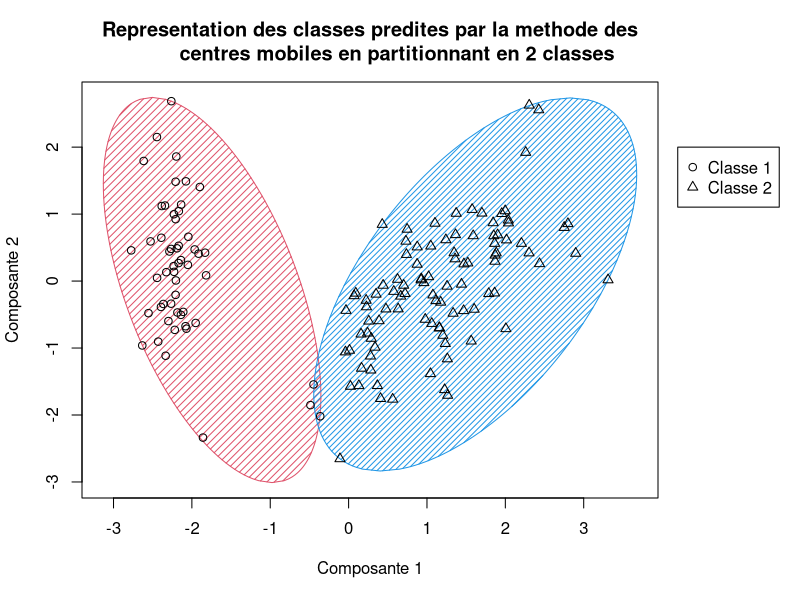
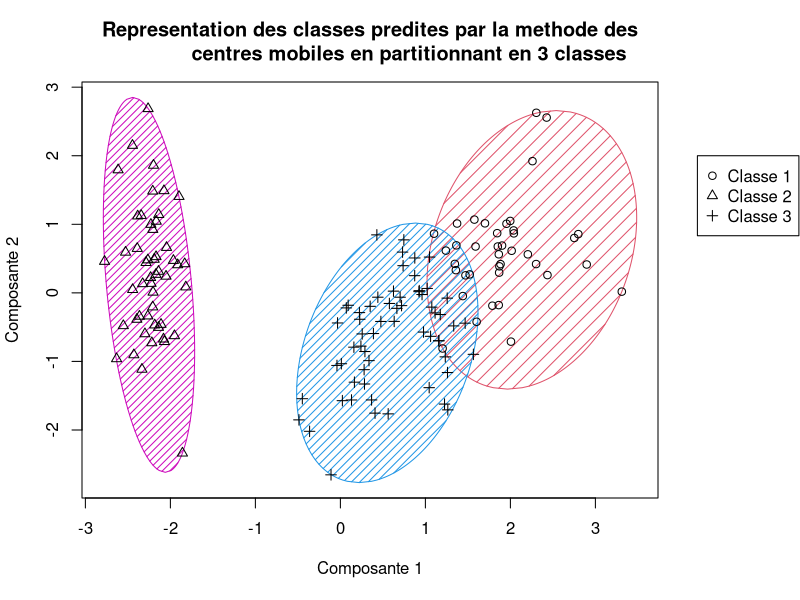
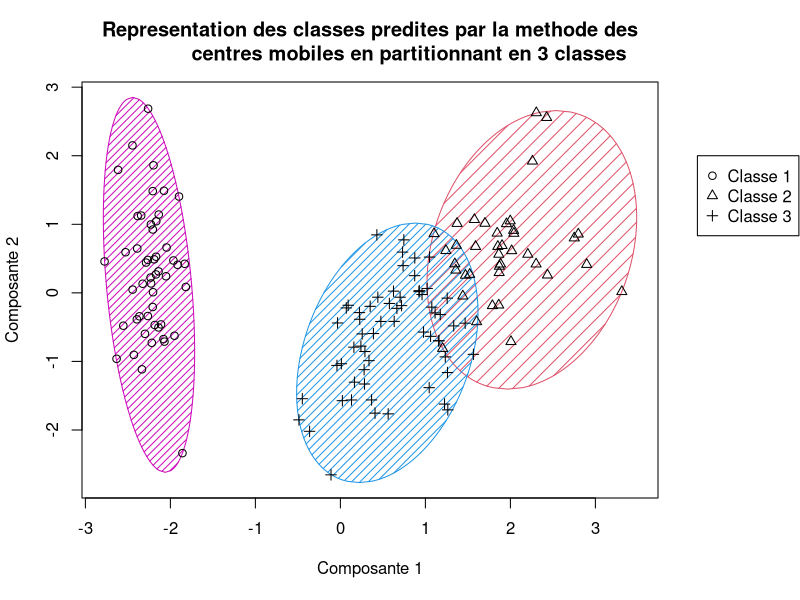
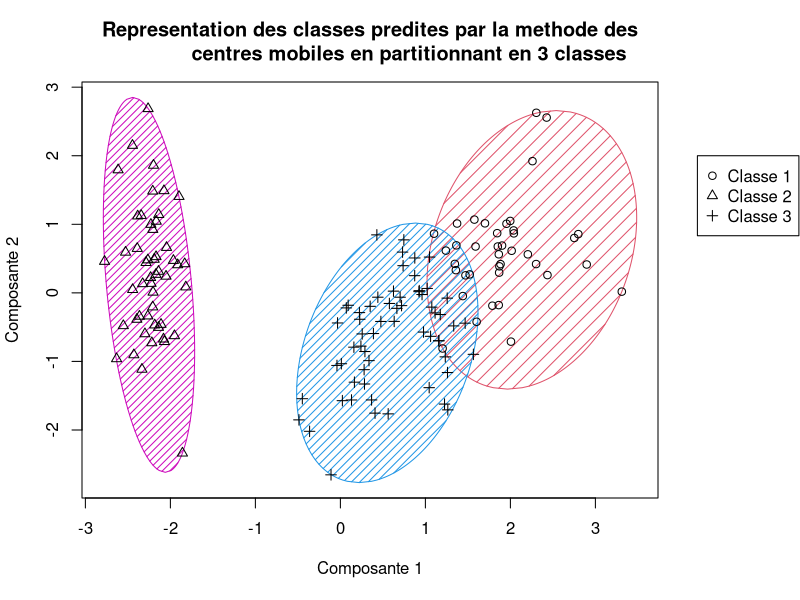
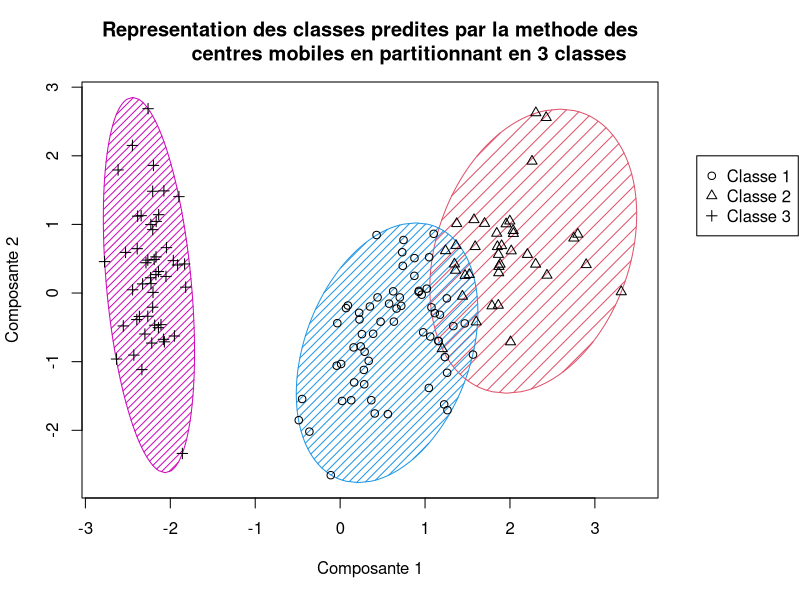
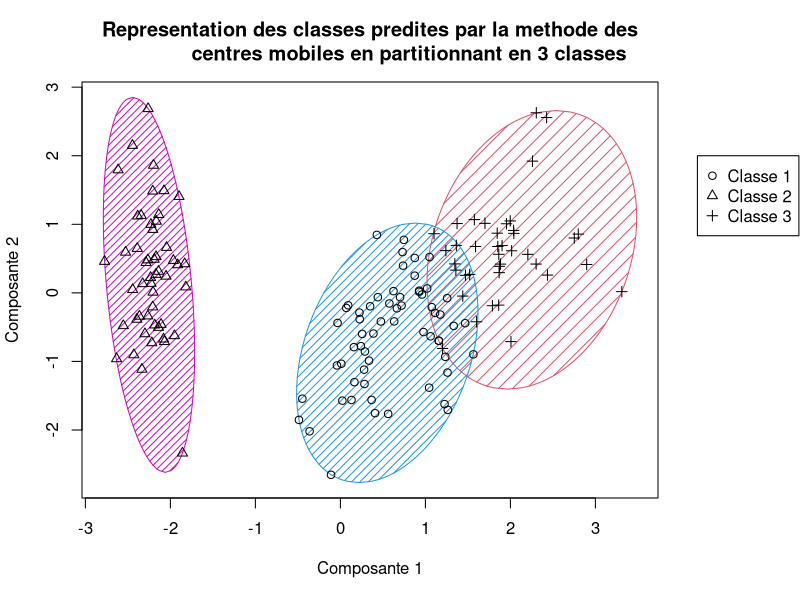
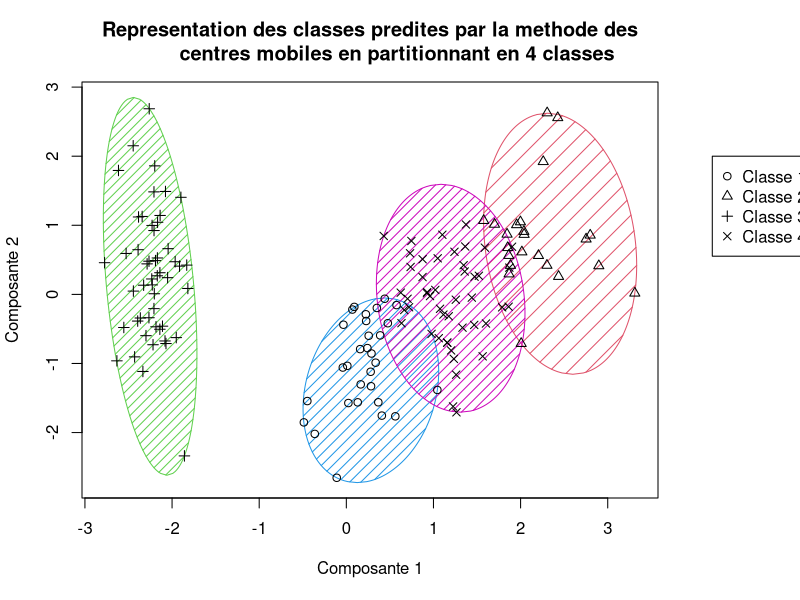
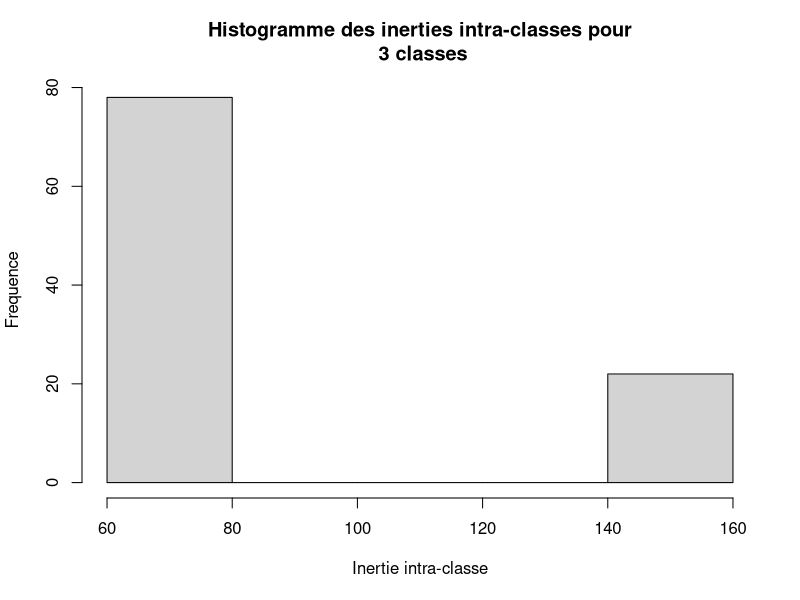

Recreate these plots in R, in order.
library(MASS)
library(cluster)

data(iris)
donnees <- NULL
donnees$num <- iris[,c(1:4)]
donnees$cls <- iris[,5]

kmeans2 <- kmeans(donnees$num, 2, algorithm = "MacQueen")
png("kmeansIris2.png", width = 500, height = 400)
par(xpd = T, mar = par()$mar + c(0, 0, 0, 5))
clusplot(donnees$num, kmeans2$cluster, 
         color = T, 
         shade = T, 
         labels = 0, 
         lines = 0,
         col.p = "black",
         main = "Representation des classes predites par la methode des
         centres mobiles en partitionnant en 2 classes",
         xlab = "Composante 1",
         ylab = "Composante 2",
         sub = "")
legend(4.2, 2,
       c("Classe 1", "Classe 2"),
       pch = c(1,2))
par(mar = c(5, 4, 4, 2) + 0.1)
dev.off()
cat("kmeansIris2.png sauvegardee\n")

for(i in 1:5) {
    kmeans3 <- kmeans(donnees$num, 3, algorithm = "MacQueen")
    filename <- paste("kmeansIris3", i, ".png", sep = "")
    png(filename, width = 500, height = 400)
    par(xpd = T, mar = par()$mar + c(0, 0, 0, 5))
    clusplot(donnees$num, kmeans3$cluster,
             color = T, 
             shade = T, 
             labels = 0, 
             lines = 0,
             col.p = "black",
             main = "Representation des classes predites par la methode des
             centres mobiles en partitionnant en 3 classes",
             xlab = "Composante 1",
             ylab = "Composante 2",
             sub = "")
    legend(4.2, 2,
           c("Classe 1", "Classe 2", "Classe 3"),
           pch = c(1:3))
    par(mar = c(5, 4, 4, 2) + 0.1)
    dev.off()
    cat(filename, "sauvegardee\n")

    if(i == 1) {
        cat("Tableau de contingence des classes predites par la methode
            des centres mobiles par rapport aux classes reelles\n")
        print(table(donnees$cls, kmeans3$cluster))
        cat("\n")
    }
}

kmeans4 <- kmeans(donnees$num, 4, algorithm = "MacQueen")
png("kmeansIris4.png", width = 500, height = 400)
par(xpd = T, mar = par()$mar + c(0, 0, 0, 5))
clusplot(donnees$num, kmeans4$cluster, 
         color = T, 
         shade = T, 
         labels = 0, 
         lines = 0,
         col.p = "black",
         main = "Representation des classes predites par la methode des
         centres mobiles en partitionnant en 4 classes",
         xlab = "Composante 1",
         ylab = "Composante 2",
         sub = "")
legend(4.2, 2,
       c("Classe 1", "Classe 2", "Classe 3", "Classe 4"),
       pch = c(1:4))
par(mar = c(5, 4, 4, 2) + 0.1)
dev.off()
cat("kmeansIris4.png sauvegardee\n")

inertiesMinimales <- c()
for(j in 1:10) {
    iw <- c()
    for(i in 1:100) {
       kmeans <- kmeans(donnees$num, j, algorithm = "MacQueen")
       iw[i] <- kmeans$tot.withinss
    }

    if(j %in% c(3:5)) {
        roundedIw <- round(iw, digits = 1)
        filename <- paste("hist", j, "Classes.png", sep = "")
        png(filename)
        #barplot(table(round(iw, digits = 0)))
        hist(iw, 
             breaks = length(unique(roundedIw)),
             xlab = "Inertie intra-classe",
             ylab = "Frequence",
             main = paste("Histogramme des inerties intra-classes pour\n", 
                          j, "classes"))
        dev.off()
        cat(filename, "sauvegardee\n")
    }

    inertiesMinimales[j] <- apply(as.matrix(iw), 2, min)
}

x <- c(1:10)
png("inertiesMinimales.png")
plot(x, inertiesMinimales,
     type = "l",
     xlab = "Nombre de classes",
     ylab = "Inertie intra-classe minimale",
     xaxt = "n",
     main = "Inerties intra-classes minimales")
axis(side = 1, at = seq(0, 10, 1), labels = seq(0, 10, 1))
dev.off()
cat("inertiesMinimales.png sauvegardee\n")

